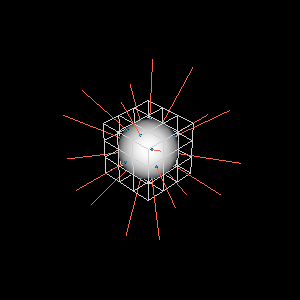

Generate this figure with Python:
#!/usr/bin/env python

# Demonstrate vtkStaticCellLocator line intersection by shooting rays
# from an outer sphere toward the center of an inner sphere, glyphing
# intersection points and rendering rays.

# Factory overrides
import vtkmodules.vtkInteractionStyle  # noqa: F401
import vtkmodules.vtkRenderingFreeType  # noqa: F401
import vtkmodules.vtkRenderingOpenGL2  # noqa: F401

from vtkmodules.vtkCommonColor import vtkNamedColors
from vtkmodules.vtkCommonCore import (
    reference,
    vtkPoints,
)
from vtkmodules.vtkCommonDataModel import (
    vtkCellArray,
    vtkPolyData,
    vtkStaticCellLocator,
)
from vtkmodules.vtkFiltersCore import vtkGlyph3D
from vtkmodules.vtkFiltersSources import vtkSphereSource
from vtkmodules.vtkRenderingCore import (
    vtkActor,
    vtkPolyDataMapper,
    vtkRenderWindow,
    vtkRenderWindowInteractor,
    vtkRenderer,
)

named_colors = vtkNamedColors()
peacock_rgb = [0.0, 0.0, 0.0]
named_colors.GetColorRGB("peacock", peacock_rgb)
tomato_rgb = [0.0, 0.0, 0.0]
named_colors.GetColorRGB("tomato", tomato_rgb)

# Resolution
resolution = 9

# Inner sphere (target for intersection)
sphere = vtkSphereSource()
sphere.SetThetaResolution(2 * resolution)
sphere.SetPhiResolution(resolution)
sphere.Update()

mapper = vtkPolyDataMapper()
mapper.SetInputConnection(sphere.GetOutputPort())

actor = vtkActor()
actor.SetMapper(mapper)

# Static cell locator
cell_locator = vtkStaticCellLocator()
cell_locator.SetDataSet(sphere.GetOutput())
cell_locator.SetNumberOfCellsPerNode(5)
cell_locator.BuildLocator()

locator_polydata = vtkPolyData()
cell_locator.GenerateRepresentation(4, locator_polydata)

locator_mapper = vtkPolyDataMapper()
locator_mapper.SetInputData(locator_polydata)

locator_actor = vtkActor()
locator_actor.SetMapper(locator_mapper)
locator_actor.GetProperty().SetRepresentationToWireframe()

# Outer sphere (ray origins)
sphere_2 = vtkSphereSource()
sphere_2.SetThetaResolution(resolution)
sphere_2.SetPhiResolution(int(resolution / 2))
sphere_2.SetRadius(3 * sphere.GetRadius())
sphere_2.Update()

# Generate intersection points
center = sphere.GetCenter()
intersection_polydata = vtkPolyData()
intersection_points = vtkPoints()
sphere_pts = sphere_2.GetOutput().GetPoints()
num_rays = sphere_pts.GetNumberOfPoints()
intersection_points.SetNumberOfPoints(num_rays + 1)

ray_polydata = vtkPolyData()
ray_pts = vtkPoints()
ray_pts.SetNumberOfPoints(num_rays + 1)
lines = vtkCellArray()

t = reference(0.0)
sub_id = reference(0)
cell_id = reference(0)
xyz = [0.0, 0.0, 0.0]
x_int = [0.0, 0.0, 0.0]
pc = [0.0, 0.0, 0.0]

intersection_points.SetPoint(0, center)
ray_pts.SetPoint(0, center)
for i in range(0, num_rays):
    sphere_pts.GetPoint(i, xyz)
    ray_pts.SetPoint(i + 1, xyz)
    cell_id = reference(i)
    hit = cell_locator.IntersectWithLine(xyz, center, 0.001, t, x_int, pc, sub_id, cell_id)
    if hit == 0:
        print("Missed: {}".format(i))
        intersection_points.SetPoint(i + 1, center)
    else:
        intersection_points.SetPoint(i + 1, x_int)
    lines.InsertNextCell(2)
    lines.InsertCellPoint(0)
    lines.InsertCellPoint(i + 1)

intersection_polydata.SetPoints(intersection_points)
ray_polydata.SetPoints(ray_pts)
ray_polydata.SetLines(lines)

# Glyph intersection points
glyph_sphere = vtkSphereSource()
glyph_sphere.SetPhiResolution(6)
glyph_sphere.SetThetaResolution(12)

glypher = vtkGlyph3D()
glypher.SetInputData(intersection_polydata)
glypher.SetSourceConnection(glyph_sphere.GetOutputPort())
glypher.SetScaleFactor(0.05)

glyph_mapper = vtkPolyDataMapper()
glyph_mapper.SetInputConnection(glypher.GetOutputPort())

glyph_actor = vtkActor()
glyph_actor.SetMapper(glyph_mapper)
glyph_actor.GetProperty().SetColor(peacock_rgb)

# Ray lines
lines_mapper = vtkPolyDataMapper()
lines_mapper.SetInputData(ray_polydata)

lines_actor = vtkActor()
lines_actor.SetMapper(lines_mapper)
lines_actor.GetProperty().SetColor(tomato_rgb)

# Renderer
renderer = vtkRenderer()
renderer.AddActor(actor)
renderer.AddActor(glyph_actor)
renderer.AddActor(locator_actor)
renderer.AddActor(lines_actor)

# Window
render_window = vtkRenderWindow()
render_window.AddRenderer(renderer)
render_window.SetWindowName("static cell locator line intersection")

# Scene
renderer.GetActiveCamera().SetPosition(1, 1, 1)
renderer.GetActiveCamera().SetFocalPoint(0, 0, 0)
renderer.ResetCamera()

# Interactor
interactor = vtkRenderWindowInteractor()
interactor.SetRenderWindow(render_window)

interactor.Initialize()
interactor.Start()
